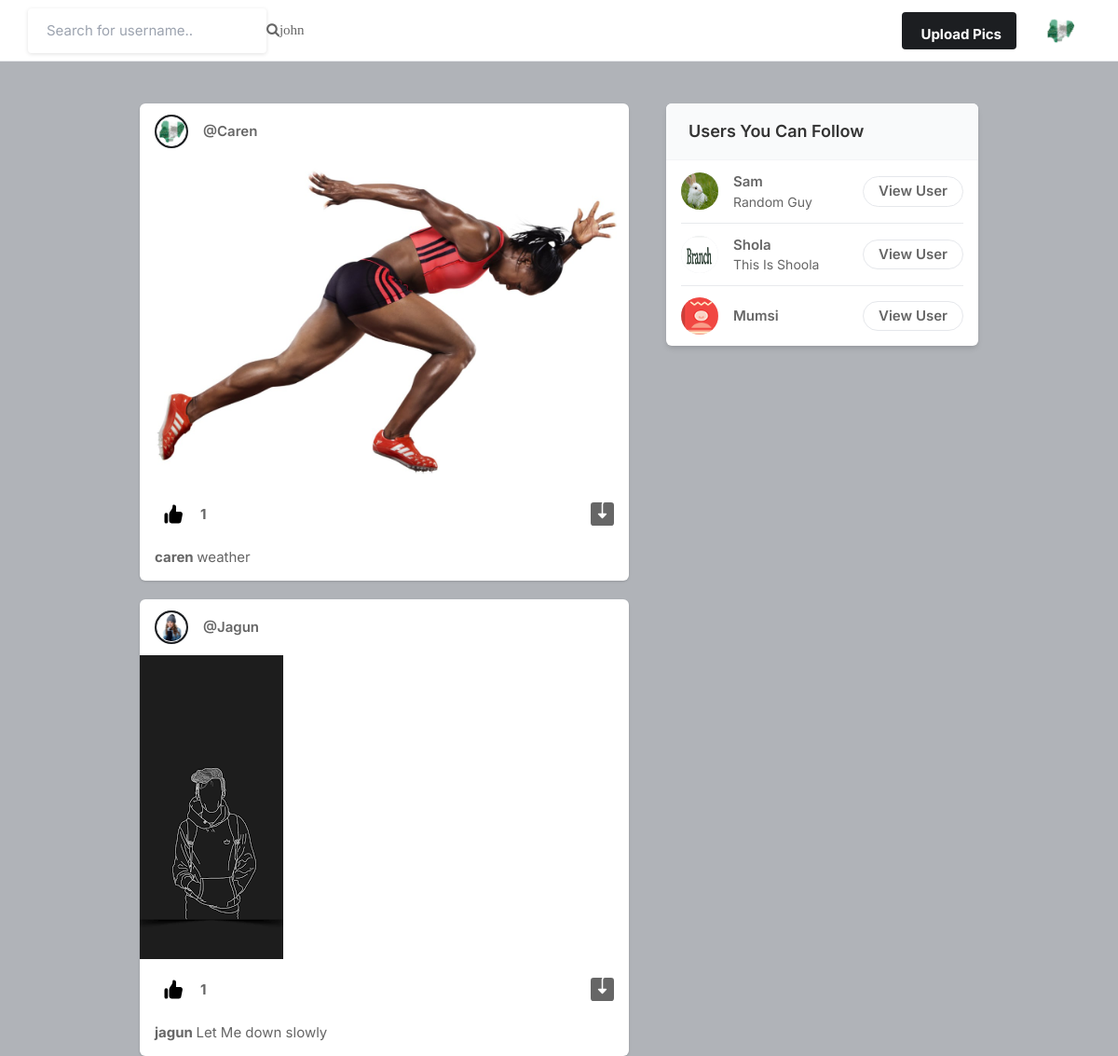
Screenshot of / (signed in) with the database file from the repository.
### core/models.py (models this page shows, shortened)
class profile(models.Model):
    user = models.ForeignKey(User, on_delete=models.CASCADE)
    id_user = models.IntegerField()
    bio = models.TextField(blank=True)
    profileimg = models.ImageField(upload_to="profile_images", default="book-icon.png")
    location = models.CharField(max_length=100, blank=True)
    def __str__(self):
        return self.user.username

class Post(models.Model):
    id = models.UUIDField(primary_key=True, default=uuid.uuid4)
    user = models.ForeignKey(
        profile, on_delete=models.CASCADE
    )  # CharField(max_length=100)
    image = models.ImageField(upload_to="post_images")
    caption = models.TextField()
    created_at = models.DateField(default=datetime.now)
    no_of_likes = models.IntegerField(default=0)

### core/views.py (the view)
# urls.py: path("", views.index, name='index'),
@login_required(login_url='signin')
def index(request):
    user_object = User.objects.get(username = request.user.username)
    user_profile = profile.objects.get(user = user_object)
    user_following_list = []
    feed = []
    user_following = FollowersCount.objects.filter(follower = user_profile)
    for users in user_following:
        user_following_list.append(users)
    for usernames in user_following_list:
        user_object = User.objects.get(username = usernames)
        user_profile = profile.objects.get(user = user_object)
        feed_lists = Post.objects.filter(user = user_profile)
        feed.append(feed_lists)
    feed_list = list(chain(*feed))
    post = Post.objects.all()
    all_users = User.objects.all()
    user_following_all = []
    for user in user_following:
        user_list = User.objects.get(username = user.user)
        user_following_all.append(user_list)
    new_suggestion_list = [x for x in list(all_users) if (x not in list(user_following_all))]
    current_user = User.objects.filter(username = request.user.username)
    final_suggestion_list = [x for x in list(new_suggestion_list) if (x not in list(current_user))]
    random.shuffle(final_suggestion_list)
    username_profile = []
    username_profile_list = []
    for users in final_suggestion_list:
        username_profile.append(users.id)
    for ids in username_profile:
        profile_lists = profile.objects.filter(id_user = ids)
        username_profile_list.append(profile_lists)
    suggestions_username_profile_list = list(chain(*username_profile_list))
    context = {
        'user_profile':user_profile,
        'post': feed_list,
        'suggestions_username_profile_list':suggestions_username_profile_list[:4]
    }
    return render(request, 'index.html', context)

### core/models.py (called while the page is built)
    def __str__(self):
        return self.user

### templates/index.html (shortened to what this page needs)
{% load static %}
<!DOCTYPE html>
<html lang="en">
<head>
    <link rel="stylesheet" href="{% static 'assets/css/icons.css' %}">
    <link rel="stylesheet" href="{% static 'assets/css/uikit.css' %}">
    <link rel="stylesheet" href="{% static 'assets/css/style.css' %}">
    <link rel="stylesheet" href="{% static 'assets/css/tailwind.css' %}">
    <link rel="stylesheet" href="https://cdnjs.cloudflare.com/ajax/libs/font-awesome/4.7.0/css/font-awesome.min.css">
</head>
<body>
    <header>
        <div class="header_inner">
            <form action="/search" method="post">
                <div class="left-side">
                    <input type="text" name="username" placeholder="Search for username..">
                    <button type="submit"><i class="fa fa-search fa-1x">john</i></button>
                </div>
            </form>
            <div class="right-side lg:pr-4">
                <a href="#"
                    class="bg-pink-500 flex font-bold hidden hover:bg-pink-600 hover:text-white inline-block items-center lg:block max-h-10 mr-4 px-4 py-2 rounded shado text-white">
                              Upload Pics
                </a>
                <a href="#">
                    <img src="{{ user_profile.profileimg.url }}" class="header-avatar" alt="">
                </a>
            </div>
        </div>
    </header>
    <div class="container m-auto">
        <div class="lg:flex justify-center lg:space-x-10 lg:space-y-0 space-y-5">
            <div class="space-y-5 flex-shrink-0 lg:w-7/12">
                {% for posts in post reversed %}
                <div class="bg-white shadow rounded-md  -mx-2 lg:mx-0">
                    <div class="flex justify-between items-center px-4 py-3">
                        <div class="flex flex-1 items-center space-x-4">
                            <a href="#">
                                <div class="bg-gradient-to-tr from-yellow-600 to-pink-600 p-0.5 rounded-full">
                                    <img src="{{ posts.user.profileimg.url }}"
                                        class="bg-gray-200 border border-white rounded-full w-8 h-8">
                                </div>
                            </a>
                            <span class="block capitalize font-semibold "> <a href="/userProfile/{{posts.user}}">
                                    @{{posts.user}}</a> </span>
                        </div>
                        <div>
                            <a href="#"> <i
                                    class="icon-feather-more-horizontal text-2xl hover:bg-gray-200 rounded-full p-2 transition -mr-1 "></i>
                            </a>
                        </div>
                    </div>
                    <div uk-lightbox>
                        <a href="{{ posts.image.url }}">
                            <img src="{{ posts.image.url }}" alt="">
                        </a>
                    </div>
                    <div class="py-3 px-4 space-y-3">
                        <div class="flex space-x-4 lg:font-bold">
                            <a href="/like-post?post_id={{ posts.id }}" class="flex items-center space-x-2">
                                <div class="p-2 rounded-full text-black">
                                </div>
                                <p>{{posts.no_of_likes}}</p>
                            </a>
                            <a href="{{ posts.image.url }}" class="flex items-center space-x-2 flex-1 justify-end"
                                download>
                            </a>
                        </div>
                        <p>
                            <a href="/userProfile/{{posts.user}}"> <strong> {{ posts.user}} </strong> </a>
                            {{posts.caption}}
                        </p>
                    </div>
                </div>
                {% endfor %}
            </div>
            <div class="lg:w-5/12">
                <div class="bg-white  shadow-md rounded-md overflow-hidden">
                    <div class="bg-gray-50  border-b border-gray-100 flex items-baseline justify-between py-4 px-6 ">
                        <h2 class="font-semibold text-lg">Users You Can Follow</h2>
                    </div>
                    <div class="divide-gray-300 divide-gray-50 divide-opacity-50 divide-y px-4 ">
                        {% for sugestion in suggestions_username_profile_list %}
                        <div class="flex items-center justify-between py-3">
                            <div class="flex flex-1 items-center space-x-4">
                                <a href="profile.html">
                                    <img src="{{sugestion.profileimg.url}}"
                                        class="bg-gray-200 rounded-full w-10 h-10">
                                </a>
                                <div class="flex flex-col">
                                    <span class="block capitalize font-semibold"> {{sugestion.user}} </span>
                                    <span class="block capitalize text-sm"> {{sugestion.bio }} </span>
                                </div>
                            </div>
                            <a href="/userProfile/{{sugestion.user}}"
                                class="border border-gray-200 font-semibold px-4 py-1 rounded-full hover:bg-pink-600 hover:text-white hover:border-pink-600 ">
                                View User </a>
                        </div>
                        {% endfor %}
                    </div>
                </div>
            </div>
        </div>
    </div>
</body>
</html>

### static/assets/css/style.css (style rules this page uses)
body { background-color: #B0B3B8!important; }
button { vertical-align: middle; }
input { height: 48px; line-height: 48px; padding: 0 20px; outline: none; font-size: 15px; color: #808080; max-width: 100%; width: 100%; -webkit-box-sizing: border-box; box-sizing: border-box; display: block; font-weight: 400; opacity: 1; border-radius: 4px; border: none; -webkit-box-shadow: 0 1px 4px 0px rgba(0, 0, 0, 0.12); box-shadow: 0 1px 4px 0px rgba(0, 0, 0, 0.12); }
input[type="text"], input[type="password"], input[type="email"], input[type="number"] { height: 48px; line-height: 48px; padding: 0 20px; outline: none; font-size: 15px; color: #808080; max-width: 100%; width: 100%; -webkit-box-sizing: border-box; box-sizing: border-box; display: block; font-weight: 400; opacity: 1; border-radius: 4px; border: none; -webkit-box-shadow: 0 1px 4px 0px rgba(0, 0, 0, 0.12); box-shadow: 0 1px 4px 0px rgba(0, 0, 0, 0.12); }
input { -webkit-transition: all 0.1s ease-in-out; transition: all 0.1s ease-in-out; }
::placeholder { color: #808080; opacity: 1; }
button { border: none; margin: 0; padding: 0; width: auto; overflow: visible; background: transparent; color: inherit; font: inherit; line-height: normal; cursor: pointer; }
a { color: #be185d; -webkit-transition: 0.3s; transition: 0.3s; outline: none !important; }
button { outline: none !important; }
img { max-width: 100%; }
body { color: #666; font-size: 15px; line-height: 27px; background-color: #f0f2f5; font-family: "Inter", sans-serif; text-transform: none; }
body p { font-size: 15px; line-height: 27px; }
h1, h2, h3, h4, h5, h6 { font-family: "Inter", sans-serif; text-transform: none; }
input[type="text"], input[type="password"], input[type="email"] { font-family: "Inter", sans-serif; text-transform: none; }
button, body .pac-container { font-family: "Inter", sans-serif; text-transform: none; }
h1, h2, h3, h4, h5, h6 { color: #333; font-weight: 500; margin: 0; padding: 0; }
h2 { font-size: 26px; }
b, strong { font-weight: 700 !important; }
@media (min-width: 1024px) { .container { max-width: 900px !important; padding-top: 45px; } }
header { background-color: #fff; left: 0; right: 0; top: 0; z-index: 99; height: 66px; display: -webkit-box; display: -ms-flexbox; display: flex; -webkit-box-align: center; -ms-flex-align: center; align-items: center; border-bottom: 1px solid #e5e7eb; }
header .header_inner { display: -webkit-box; display: -ms-flexbox; display: flex; -webkit-box-align: center; -ms-flex-align: center; align-items: center; max-width: 1090px; margin: auto; width: 100%; max-width: 100% !important; padding: 0 30px; }
header .header_inner .left-side { display: -webkit-box; display: -ms-flexbox; display: flex; -webkit-box-align: center; -ms-flex-align: center; align-items: center; }
header .header_inner .right-side { display: -webkit-box; display: -ms-flexbox; display: flex; -webkit-box-align: center; -ms-flex-align: center; align-items: center; -webkit-box-pack: end; -ms-flex-pack: end; justify-content: flex-end; margin-left: auto; }
header .header_inner .right-side .header-avatar { width: 32px; height: 32px; border-radius: 100%; margin-left: 15px; }

### rows the page displays
profile: profileimg (picture)
Post: user.profileimg (picture), user "Caren", image (picture), no_of_likes "1", user "caren", caption "weather"
Post: user.profileimg (picture), user "Jagun", image (picture), no_of_likes "1", user "jagun", caption "Let Me down slowly"
profile: profileimg (picture), user "Sam", bio "Random Guy"
profile: profileimg (picture), user "Shola", bio "This Is Shoola"
profile: profileimg (picture), user "Mumsi"
